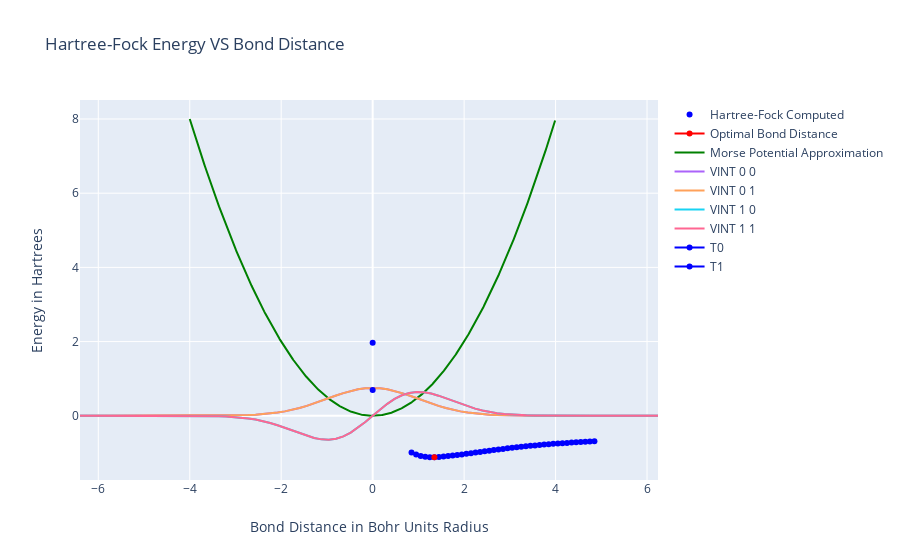

The notebook cell saved with this chart:
### Code cell
#prepare data for use with graphing
dx = .01
steps = 15/dx


#m = (1836 * 1836) / (2 * 1836)
#data = [x*dx for x in range(int(steps))]

figure = { 
    "data": [
        
        #create the Hartree-Fock generated Potential Energy Surface
        {
            "type":"scatter",
            "x":R,
            "y":E,
            "connectgaps":False,
            "mode":"markers", 
            "name":"Hartree-Fock Computed",
            "marker":{"color":"blue"}
        },
    
        #Highlight the minimum energy point in red
        {
            "type":"scatter",
            "x":[optimalR],
            "y":[minE],
            "name":"Optimal Bond Distance",
            "marker":{"color":"red"}
        },
        
        #Create and plot the Morse Potential fit
        {
            "type":"scatter",
            "x":[x*dx for x in range(-400, 400)],
            "y": [morsePotential(r * dx, popt[0], popt[1], popt[2], popt[3]) for r in range(-400, 400)], #popt[0], popt[1], popt[2], popt[3]) for r in data] ,
            "connectgaps":False,
            "name":"Morse Potential Approximation",
            "marker":{"color":"green"}
        },
        
 #       {
 #           "type":"scatter",
 #           "x":[popt[0]] * len(EHO),
 #           "y":[x for x in EHO],
 #           "connectgaps":False,
 #           "name":"Harmonic Oscillator",
 #           "marker":{"color":"blue"}
 #       },
        #{
        #    "type":"scatter",
        #    "x":[popt[1]] * len(EPW),
        #    "y":EPW,
        #    "connectgaps":False,
        #    "name":"Plane Wave",
        #    "marker":{"color":"blue"}
        #},
        
           #{
           # "type":"scatter",
           # "x":[PIB] * len(EPW),
           # "y":PIB,
           # "connectgaps":False,
           # "name":"PIB Solution",
           # "marker":{"color":"blue"}
        #}
        
    ],
    
    #Set up the layout of the graph
    "layout":
        {
           "xaxis":{"title":"Bond Distance in Bohr Units Radius"},
           "yaxis":{"title":"Energy in Hartrees"},
            "title":{"text":"Hartree-Fock Energy VS Bond Distance"}
        },    
}

xMin = -40
xMax = 40
steps = 500
dx = (xMax - xMin) / steps

#Loop over all MO Energies
#for i, bf in enumerate(basisSet):
#        figure["data"].append(
#            {
#                "type":"scatter",

#                "x":[x*dx for x in range(0, 1000)],
#                "y" : [bf(x*dx) for x in range(0, 1000) ],
#                "name":"HO " + str(i)
#            }
#        )    
#Loop over all MO Energies
for i in range(basisSize):
    for j in range(basisSize):
        figure["data"].append(
            {
                "type":"scatter",
                "x":[x*dx for x in range(xMin, xMax)],
                "y" : [basisSet[i](x*dx) for x in range(xMin, xMax)],
                
                #* morsePotential(x*dx, popt[0], popt[1], popt[2], popt[3]) * basisSet[j](x*dx) for x in range(xMin, xMax) ],
                #"y":[basisSet[i](r) * (1/(2*u)) * ddx(basisSet[j], r, n=2) for r in range(0, 100)],

                "name":"VINT " + str(i) + " " + str(j)
            }
        )    
        
for i in range(len(EHO)):

    figure["data"].append(
        {
            "type":"scatter",
            "x":[0],
            "y":[EHO[i]],
            "connectgaps":False,
            "name":"T" + str(i),
            "marker":{"color":"blue"}
        }
    )    

iplot(figure)


#Testing to find out units of the basis set
#Omega as bohr to centimeter FAIL

#Omega as bohr to meter FAIL

### Figure 1 — Plotly figure (JSON) as saved in the notebook; plotly's stock layout.template omitted (floating-point values rounded to 4 significant figures; data arrays with more than 128 entries replaced by an {"elided": "..."} marker saying what was removed)
{"data": [{"connectgaps": false, "marker": {"color": "blue"}, "mode": "markers", "name": "Hartree-Fock Computed", "type": "scatter", "x": [0.85, 0.95, 1.05, 1.15, 1.25, 1.35, 1.45, 1.55, 1.65, 1.75, 1.85, 1.95, 2.05, 2.15, 2.25, 2.35, 2.45, 2.55, 2.65, 2.75, 2.85, 2.95, 3.05, 3.15, 3.25, 3.35, 3.45, 3.55, 3.65, 3.75, 3.85, 3.95, 4.05, 4.15, 4.25, 4.35, 4.45, 4.55, 4.65, 4.75, 4.85, 4.95], "y": [-0.9872, -1.045, -1.082, -1.104, -1.115, -1.115, -1.108, -1.098, -1.086, -1.072, -1.057, -1.041, -1.025, -1.008, -0.9912, -0.9742, -0.9574, -0.9408, -0.9244, -0.9084, -0.8929, -0.8778, -0.8632, -0.8491, -0.8356, -0.8226, -0.8102, -0.7983, -0.787, -0.7762, -0.766, -0.7563, -0.7471, -0.7383, -0.7301, -0.7222, -0.7149, -0.7079, -0.7013, -0.6951, -0.6892]}, {"marker": {"color": "red"}, "name": "Optimal Bond Distance", "type": "scatter", "x": [1.35], "y": [-1.118]}, {"connectgaps": false, "marker": {"color": "green"}, "name": "Morse Potential Approximation", "type": "scatter", "x": {"elided": "800 float values"}, "y": {"elided": "800 float values"}}, {"name": "VINT 0 0", "type": "scatter", "x": [-6.4, -6.24, -6.08, -5.92, -5.76, -5.6, -5.44, -5.28, -5.12, -4.96, -4.8, -4.64, -4.48, -4.32, -4.16, -4, -3.84, -3.68, -3.52, -3.36, -3.2, -3.04, -2.88, -2.72, -2.56, -2.4, -2.24, -2.08, -1.92, -1.76, -1.6, -1.44, -1.28, -1.12, -0.96, -0.8, -0.64, -0.48, -0.32, -0.16, 0, 0.16, 0.32, 0.48, 0.64, 0.8, 0.96, 1.12, 1.28, 1.44, 1.6, 1.76, 1.92, 2.08, 2.24, 2.4, 2.56, 2.72, 2.88, 3.04, 3.2, 3.36, 3.52, 3.68, 3.84, 4, 4.16, 4.32, 4.48, 4.64, 4.8, 4.96, 5.12, 5.28, 5.44, 5.6, 5.76, 5.92, 6.08, 6.24], "y": [9.58e-10, 2.633e-09, 7.056e-09, 1.843e-08, 4.691e-08, 1.164e-07, 2.815e-07, 6.637e-07, 1.525e-06, 3.416e-06, 7.458e-06, 1.587e-05, 3.292e-05, 6.656e-05, 0.0001312, 0.000252, 0.0004718, 0.000861, 0.001532, 0.002656, 0.004489, 0.007395, 0.01187, 0.01859, 0.02835, 0.04216, 0.06112, 0.08635, 0.1189, 0.1596, 0.2088, 0.2663, 0.3311, 0.4012, 0.4738, 0.5454, 0.612, 0.6694, 0.7136, 0.7416, 0.7511, 0.7416, 0.7136, 0.6694, 0.612, 0.5454, 0.4738, 0.4012, 0.3311, 0.2663, 0.2088, 0.1596, 0.1189, 0.08635, 0.06112, 0.04216, 0.02835, 0.01859, 0.01187, 0.007395, 0.004489, 0.002656, 0.001532, 0.000861, 0.0004718, 0.000252, 0.0001312, 6.656e-05, 3.292e-05, 1.587e-05, 7.458e-06, 3.416e-06, 1.525e-06, 6.637e-07, 2.815e-07, 1.164e-07, 4.691e-08, 1.843e-08, 7.056e-09, 2.633e-09]}, {"name": "VINT 0 1", "type": "scatter", "x": [-6.4, -6.24, -6.08, -5.92, -5.76, -5.6, -5.44, -5.28, -5.12, -4.96, -4.8, -4.64, -4.48, -4.32, -4.16, -4, -3.84, -3.68, -3.52, -3.36, -3.2, -3.04, -2.88, -2.72, -2.56, -2.4, -2.24, -2.08, -1.92, -1.76, -1.6, -1.44, -1.28, -1.12, -0.96, -0.8, -0.64, -0.48, -0.32, -0.16, 0, 0.16, 0.32, 0.48, 0.64, 0.8, 0.96, 1.12, 1.28, 1.44, 1.6, 1.76, 1.92, 2.08, 2.24, 2.4, 2.56, 2.72, 2.88, 3.04, 3.2, 3.36, 3.52, 3.68, 3.84, 4, 4.16, 4.32, 4.48, 4.64, 4.8, 4.96, 5.12, 5.28, 5.44, 5.6, 5.76, 5.92, 6.08, 6.24], "y": [9.58e-10, 2.633e-09, 7.056e-09, 1.843e-08, 4.691e-08, 1.164e-07, 2.815e-07, 6.637e-07, 1.525e-06, 3.416e-06, 7.458e-06, 1.587e-05, 3.292e-05, 6.656e-05, 0.0001312, 0.000252, 0.0004718, 0.000861, 0.001532, 0.002656, 0.004489, 0.007395, 0.01187, 0.01859, 0.02835, 0.04216, 0.06112, 0.08635, 0.1189, 0.1596, 0.2088, 0.2663, 0.3311, 0.4012, 0.4738, 0.5454, 0.612, 0.6694, 0.7136, 0.7416, 0.7511, 0.7416, 0.7136, 0.6694, 0.612, 0.5454, 0.4738, 0.4012, 0.3311, 0.2663, 0.2088, 0.1596, 0.1189, 0.08635, 0.06112, 0.04216, 0.02835, 0.01859, 0.01187, 0.007395, 0.004489, 0.002656, 0.001532, 0.000861, 0.0004718, 0.000252, 0.0001312, 6.656e-05, 3.292e-05, 1.587e-05, 7.458e-06, 3.416e-06, 1.525e-06, 6.637e-07, 2.815e-07, 1.164e-07, 4.691e-08, 1.843e-08, 7.056e-09, 2.633e-09]}, {"name": "VINT 1 0", "type": "scatter", "x": [-6.4, -6.24, -6.08, -5.92, -5.76, -5.6, -5.44, -5.28, -5.12, -4.96, -4.8, -4.64, -4.48, -4.32, -4.16, -4, -3.84, -3.68, -3.52, -3.36, -3.2, -3.04, -2.88, -2.72, -2.56, -2.4, -2.24, -2.08, -1.92, -1.76, -1.6, -1.44, -1.28, -1.12, -0.96, -0.8, -0.64, -0.48, -0.32, -0.16, 0, 0.16, 0.32, 0.48, 0.64, 0.8, 0.96, 1.12, 1.28, 1.44, 1.6, 1.76, 1.92, 2.08, 2.24, 2.4, 2.56, 2.72, 2.88, 3.04, 3.2, 3.36, 3.52, 3.68, 3.84, 4, 4.16, 4.32, 4.48, 4.64, 4.8, 4.96, 5.12, 5.28, 5.44, 5.6, 5.76, 5.92, 6.08, 6.24], "y": [-8.671e-09, -2.324e-08, -6.067e-08, -1.543e-07, -3.821e-07, -9.219e-07, -2.166e-06, -4.956e-06, -1.104e-05, -2.396e-05, -5.063e-05, -0.0001041, -0.0002086, -0.0004067, -0.0007717, -0.001425, -0.002562, -0.004481, -0.007625, -0.01262, -0.02031, -0.03179, -0.04836, -0.07149, -0.1027, -0.1431, -0.1936, -0.254, -0.3229, -0.3973, -0.4726, -0.5424, -0.5993, -0.6354, -0.6432, -0.6171, -0.5539, -0.4544, -0.323, -0.1678, 0, 0.1678, 0.323, 0.4544, 0.5539, 0.6171, 0.6432, 0.6354, 0.5993, 0.5424, 0.4726, 0.3973, 0.3229, 0.254, 0.1936, 0.1431, 0.1027, 0.07149, 0.04836, 0.03179, 0.02031, 0.01262, 0.007625, 0.004481, 0.002562, 0.001425, 0.0007717, 0.0004067, 0.0002086, 0.0001041, 5.063e-05, 2.396e-05, 1.104e-05, 4.956e-06, 2.166e-06, 9.219e-07, 3.821e-07, 1.543e-07, 6.067e-08, 2.324e-08]}, {"name": "VINT 1 1", "type": "scatter", "x": [-6.4, -6.24, -6.08, -5.92, -5.76, -5.6, -5.44, -5.28, -5.12, -4.96, -4.8, -4.64, -4.48, -4.32, -4.16, -4, -3.84, -3.68, -3.52, -3.36, -3.2, -3.04, -2.88, -2.72, -2.56, -2.4, -2.24, -2.08, -1.92, -1.76, -1.6, -1.44, -1.28, -1.12, -0.96, -0.8, -0.64, -0.48, -0.32, -0.16, 0, 0.16, 0.32, 0.48, 0.64, 0.8, 0.96, 1.12, 1.28, 1.44, 1.6, 1.76, 1.92, 2.08, 2.24, 2.4, 2.56, 2.72, 2.88, 3.04, 3.2, 3.36, 3.52, 3.68, 3.84, 4, 4.16, 4.32, 4.48, 4.64, 4.8, 4.96, 5.12, 5.28, 5.44, 5.6, 5.76, 5.92, 6.08, 6.24], "y": [-8.671e-09, -2.324e-08, -6.067e-08, -1.543e-07, -3.821e-07, -9.219e-07, -2.166e-06, -4.956e-06, -1.104e-05, -2.396e-05, -5.063e-05, -0.0001041, -0.0002086, -0.0004067, -0.0007717, -0.001425, -0.002562, -0.004481, -0.007625, -0.01262, -0.02031, -0.03179, -0.04836, -0.07149, -0.1027, -0.1431, -0.1936, -0.254, -0.3229, -0.3973, -0.4726, -0.5424, -0.5993, -0.6354, -0.6432, -0.6171, -0.5539, -0.4544, -0.323, -0.1678, 0, 0.1678, 0.323, 0.4544, 0.5539, 0.6171, 0.6432, 0.6354, 0.5993, 0.5424, 0.4726, 0.3973, 0.3229, 0.254, 0.1936, 0.1431, 0.1027, 0.07149, 0.04836, 0.03179, 0.02031, 0.01262, 0.007625, 0.004481, 0.002562, 0.001425, 0.0007717, 0.0004067, 0.0002086, 0.0001041, 5.063e-05, 2.396e-05, 1.104e-05, 4.956e-06, 2.166e-06, 9.219e-07, 3.821e-07, 1.543e-07, 6.067e-08, 2.324e-08]}, {"connectgaps": false, "marker": {"color": "blue"}, "name": "T0", "type": "scatter", "x": [0], "y": [0.6924]}, {"connectgaps": false, "marker": {"color": "blue"}, "name": "T1", "type": "scatter", "x": [0], "y": [1.971]}], "layout": {"title": {"text": "Hartree-Fock Energy VS Bond Distance"}, "xaxis": {"title": {"text": "Bond Distance in Bohr Units Radius"}}, "yaxis": {"title": {"text": "Energy in Hartrees"}}}}
